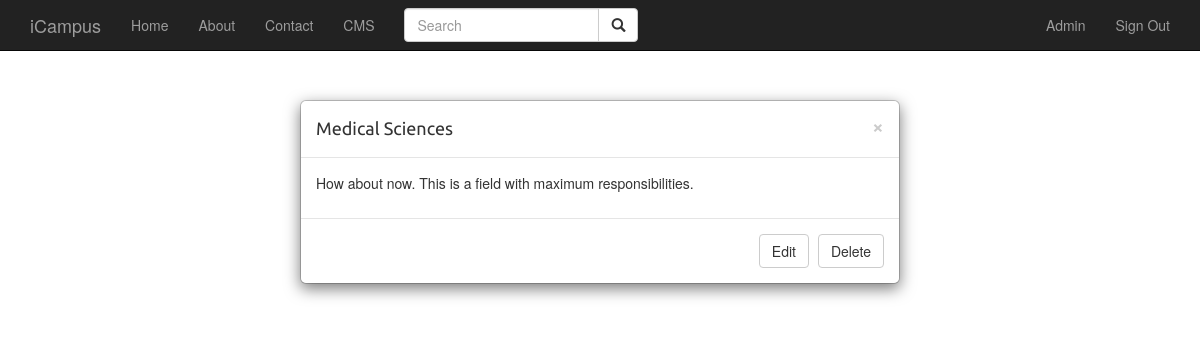
Page /cms/cat/5 (signed in) on the committed database.
### app/models.py (models this page shows, shortened)
class User(UserMixin, db.Model):
    __tablename__='users'
    id = db.Column(db.Integer, primary_key = True)
    email = db.Column(db.String(64), unique=True, index=True)
    username = db.Column(db.String(64), unique=True, index=True)
    password_hash = db.Column(db.String(128))
    role_id = db.Column(db.Integer, db.ForeignKey('roles.id'))
    comments = db.relationship('Comment', backref='owner', lazy='dynamic')
    @property
    def password(self):
        raise AttributeError('password is not a readable attribute')
    def can(self, perm):
        return self.role is not None and self.role.has_permission(perm)

class Category(db.Model):
    __tablename__ = 'categories'
    id = db.Column(db.Integer, primary_key=True)
    name = db.Column(db.String(64))
    overview = db.Column(db.Text)
    careers = db.relationship('Career', backref='category', lazy='dynamic')

### app/main/views.py (the view)
@main.route('/cms/cat/<int:id>')
def ret_cat(id):
    category = Category.query.filter_by(id=id).first()
    return render_template('cms_cat_detail.html', category=category)

### app/main/__init__.py (called while the page is built)
@main.app_context_processor
def inject_permissions():
    return dict(Permission=Permission)

### app/models.py (called while the page is built)
@login_manager.user_loader
def load_user(user_id):
    return User.query.get(int(user_id))

    def has_permission(self, perm):
        return self.permissions & perm == perm

### app/templates/cms_cat_detail.html (shortened to what this page needs)
{% extends 'base.html' %}
{% block page_content %}
<div class="modal-dialog" role="document">
        <div class="modal-content">
            <div class="modal-header">
                <button type="button" class="close" data-dismiss="modal" aria-label="Close"><span aria-hidden="true">&times;</span></button>
                <h4 class="modal-title" id="myModalLabel">{{ category.name }}</h4>
           </div>
        <div class="modal-body">
			<p>{{ category.overview }}</p>
        </div>
        <div class="modal-footer">
            <a href="{{ url_for('main.edit_cat', id=category.id) }}" type="button" class="btn btn-default" data-dismiss="modal">Edit</a>
            <a href="{{ url_for('main.delete_cat', id=category.id) }}" type="button" class="btn btn-default" data-dismiss="modal">Delete</a>
        </div>
    </div>
</div>
{% endblock %}

### app/templates/base.html (shortened to what this page needs)
{% extends "bootstrap/base.html" %}
{% block head %}
    {{ super() }}
    <link rel="stylesheet" href="{{ url_for('static', filename = 'css/base.css') }}">
    <link rel="stylesheet" href="{{ url_for('static', filename = 'css/comment.css') }}">
{% endblock %}
{% block navbar %}
<div class="navbar navbar-inverse navbar-fixed-top" role="navigation">
    <div class="container">
        <div class="navbar-header">
            <a class="navbar-brand" href="/">iCampus</a>
        </div>
        <div class="navbar-collapse collapse">
            <ul class="nav navbar-nav">
                <li><a href="/">Home</a></li>
                <li><a href="/about">About</a></li>
                <li><a href="/contact">Contact</a></li>
                {% if current_user.can(Permission.WRITE) %}
                <li><a href="/cms">CMS</a></li>
                {% endif %}
            </ul>
            <form class="navbar-form navbar-left" role="search">
                <div class="input-group">
                    <input type="text" class="form-control" placeholder="Search" name="q">
                    <div class="input-group-btn">
                        <button class="btn btn-default" type="submit"><i class="glyphicon glyphicon-search"></i></button>
                    </div>
                </div>
            </form>
            <ul class="nav navbar-nav navbar-right">
                {% if current_user.is_authenticated %}
                <li style=""><a href="">{{ current_user.username | capitalize }}</a></li>
                <li><a href="{{ url_for('auth.logout') }}">Sign Out</a></li>
                {% else %}
                <li><a href="{{ url_for('auth.login') }}">Sign In</a></li>
                <li><a href="{{ url_for('auth.register') }}">Register</a></li>
                {% endif %}
            </ul>
        </div>
    </div>
</div>
{% endblock %}
{% block content %}
<div class="container">
    {% block page_content %}{% endblock %}
</div>
{% endblock %}

### app/static/css/base.css (style rules this page uses)
h1, h2, h3, h4, h5 , h6 { font-family: 'Ubuntu', sans-serif; font-weight:normal; }
body { padding-top: 70px; }
a { text-decoration:none; color:#5993bb; }

### rows in the picture
User: username "Admin"
Category: name "Medical Sciences", overview "How about now. This is a field with maximum responsibilities."
